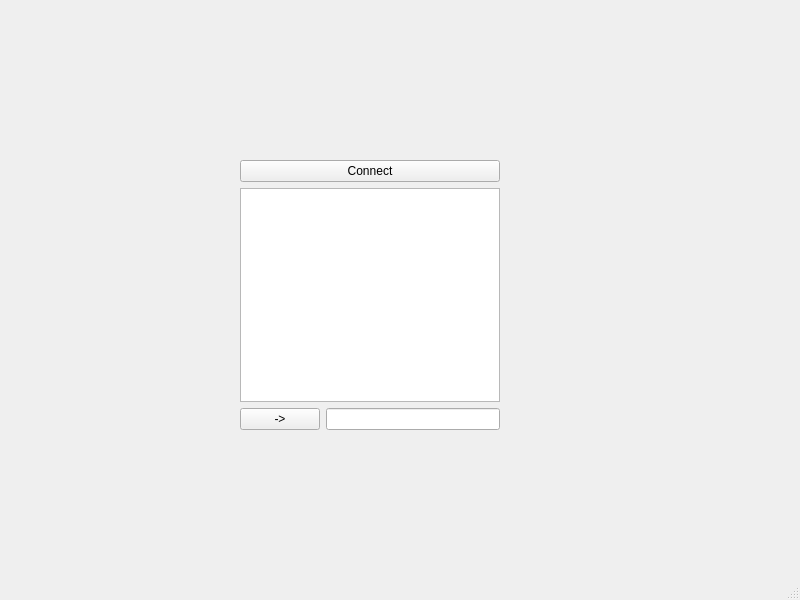
<?xml version="1.0" encoding="UTF-8"?>
<ui version="4.0">
 <class>MainWindowserver</class>
 <widget class="QMainWindow" name="MainWindowserver">
  <property name="geometry">
   <rect>
    <x>0</x>
    <y>0</y>
    <width>800</width>
    <height>600</height>
   </rect>
  </property>
  <property name="windowTitle">
   <string>MainWindowserver</string>
  </property>
  <widget class="QWidget" name="centralwidget">
   <widget class="QWidget" name="">
    <property name="geometry">
     <rect>
      <x>240</x>
      <y>160</y>
      <width>260</width>
      <height>270</height>
     </rect>
    </property>
    <layout class="QVBoxLayout" name="verticalLayout_2">
     <item>
      <layout class="QVBoxLayout" name="verticalLayout">
       <item>
        <widget class="QPushButton" name="Connect">
         <property name="text">
          <string>Connect</string>
         </property>
        </widget>
       </item>
       <item>
        <widget class="QTextBrowser" name="textBrowser"/>
       </item>
      </layout>
     </item>
     <item>
      <layout class="QHBoxLayout" name="horizontalLayout">
       <item>
        <widget class="QPushButton" name="Send">
         <property name="text">
          <string>-&gt;</string>
         </property>
        </widget>
       </item>
       <item>
        <widget class="QLineEdit" name="Message"/>
       </item>
      </layout>
     </item>
    </layout>
   </widget>
  </widget>
  <widget class="QMenuBar" name="menubar">
   <property name="geometry">
    <rect>
     <x>0</x>
     <y>0</y>
     <width>800</width>
     <height>25</height>
    </rect>
   </property>
  </widget>
  <widget class="QStatusBar" name="statusbar"/>
 </widget>
 <resources/>
 <connections/>
</ui>
